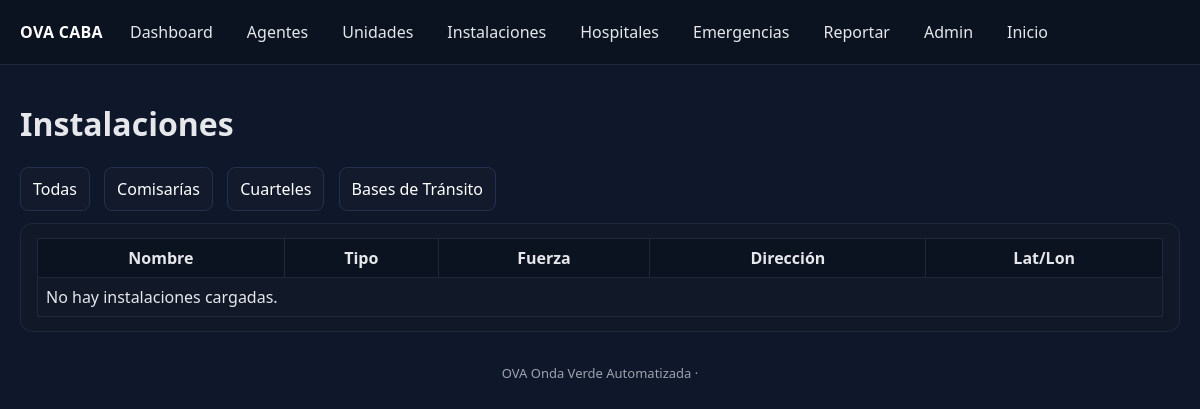
Page /instalaciones/?tipo=comisaria on the earlier database version.
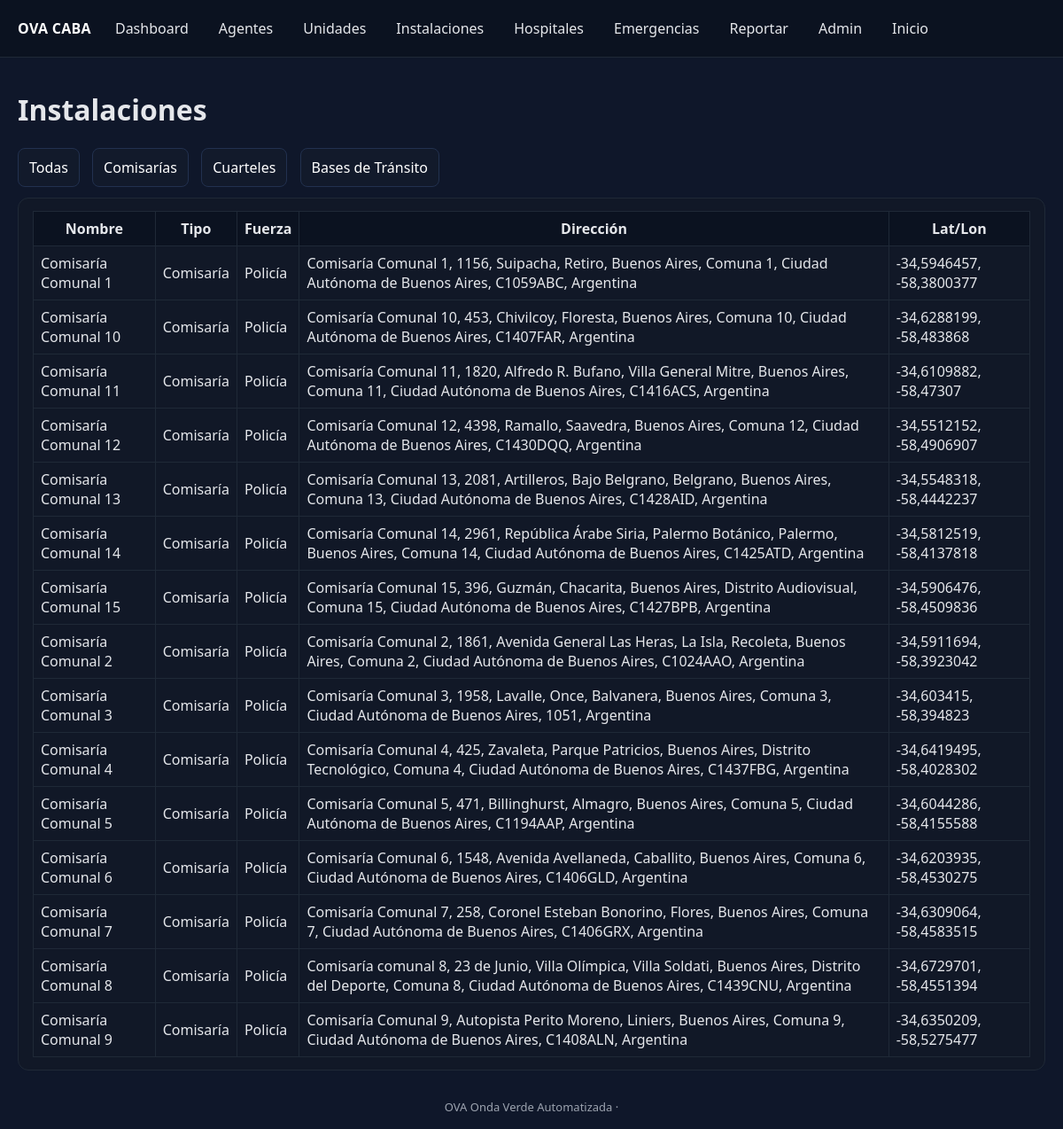
Same page on the later database version.
### core/models.py (models this page shows, shortened)
class Facility(models.Model):
    KIND_CHOICES = [
        ('comisaria', 'Comisaría'),
        ('cuartel', 'Cuartel de Bomberos'),
        ('base_transito', 'Base de Tránsito'),
    ]
    name = models.CharField(max_length=200, verbose_name='Nombre')
    kind = models.CharField(max_length=20, choices=KIND_CHOICES, verbose_name='Tipo')
    force = models.ForeignKey(Force, on_delete=models.SET_NULL, null=True, blank=True, verbose_name='Fuerza')
    address = models.CharField(max_length=255, verbose_name='Dirección', blank=True)
    lat = models.FloatField(null=True, blank=True, verbose_name='Latitud')
    lon = models.FloatField(null=True, blank=True, verbose_name='Longitud')
    created_at = models.DateTimeField(default=timezone.now, verbose_name='Creado en')
    class Meta:
        verbose_name = 'Instalación'
        verbose_name_plural = 'Instalaciones'

class Force(models.Model):
    name = models.CharField(max_length=100, unique=True, verbose_name='Nombre')  # e.g., 'Bomberos', 'SAME', 'Policía', 'Tránsito'
    contact_info = models.TextField(blank=True, verbose_name='Información de Contacto')
    created_at = models.DateTimeField(default=timezone.now, verbose_name='Creado en')
    class Meta:
        verbose_name = 'Fuerza'
        verbose_name_plural = 'Fuerzas'

### core/views.py (the view)
# urls.py: path('instalaciones/', facilities_list, name='facilities_list'),
def facilities_list(request):
    kind = request.GET.get('tipo')
    qs = Facility.objects.all().select_related('force').order_by('kind', 'name')
    if kind in ['comisaria', 'cuartel', 'base_transito']:
        qs = qs.filter(kind=kind)
    return render(request, 'core/facilities_list.html', {'facilities': qs, 'kind': kind})

### core/templates/core/facilities_list.html (shortened to what this page needs)
{% extends 'core/base.html' %}
{% block content %}
  <h1>Instalaciones</h1>
  <div class="filters" style="margin-bottom:12px;">
    <a class="btn" href="{% url 'facilities_list' %}">Todas</a>
    <a class="btn" href="{% url 'facilities_list' %}?tipo=comisaria">Comisarías</a>
    <a class="btn" href="{% url 'facilities_list' %}?tipo=cuartel">Cuarteles</a>
    <a class="btn" href="{% url 'facilities_list' %}?tipo=base_transito">Bases de Tránsito</a>
  </div>
  <div class="card"><div class="body">
  <table>
    <thead>
      <tr>
        <th>Nombre</th>
        <th>Tipo</th>
        <th>Fuerza</th>
        <th>Dirección</th>
        <th>Lat/Lon</th>
      </tr>
    </thead>
    <tbody>
      {% for f in facilities %}
      <tr>
        <td>{{ f.name }}</td>
        <td>{{ f.get_kind_display }}</td>
        <td>{% if f.force %}{{ f.force.name }}{% else %}-{% endif %}</td>
        <td>{{ f.address }}</td>
        <td>{% if f.lat and f.lon %}{{ f.lat }}, {{ f.lon }}{% else %}-{% endif %}</td>
      </tr>
      {% empty %}
      <tr><td colspan="5">No hay instalaciones cargadas.</td></tr>
      {% endfor %}
    </tbody>
  </table>
  </div></div>
{% endblock %}

Differences in the rows shown:
added Facility: name "Comisaría Comunal 1", kind "Comisaría", force.name "Policía", address "Comisaría Comunal 1, 1156, Suipacha, Retiro, Buenos Aires, Comuna 1, Ciudad Autónoma de Buenos Aires, C1059ABC, Argentina", lat "-34,5946457", lon "-58,3800377"
added Facility: name "Comisaría Comunal 10", kind "Comisaría", force.name "Policía", address "Comisaría Comunal 10, 453, Chivilcoy, Floresta, Buenos Aires, Comuna 10, Ciudad Autónoma de Buenos Aires, C1407FAR, Argentina", lat "-34,6288199", lon "-58,483868"
added Facility: name "Comisaría Comunal 11", kind "Comisaría", force.name "Policía", address "Comisaría Comunal 11, 1820, Alfredo R. Bufano, Villa General Mitre, Buenos Aires, Comuna 11, Ciudad Autónoma de Buenos Aires, C1416ACS, Argentina", lat "-34,6109882", lon "-58,47307"
added Facility: name "Comisaría Comunal 12", kind "Comisaría", force.name "Policía", address "Comisaría Comunal 12, 4398, Ramallo, Saavedra, Buenos Aires, Comuna 12, Ciudad Autónoma de Buenos Aires, C1430DQQ, Argentina", lat "-34,5512152", lon "-58,4906907"
added Facility: name "Comisaría Comunal 13", kind "Comisaría", force.name "Policía", address "Comisaría Comunal 13, 2081, Artilleros, Bajo Belgrano, Belgrano, Buenos Aires, Comuna 13, Ciudad Autónoma de Buenos Aires, C1428AID, Argentina", lat "-34,5548318", lon "-58,4442237"
added Facility: name "Comisaría Comunal 14", kind "Comisaría", force.name "Policía", address "Comisaría Comunal 14, 2961, República Árabe Siria, Palermo Botánico, Palermo, Buenos Aires, Comuna 14, Ciudad Autónoma de Buenos Aires, C1425ATD, Argentina", lat "-34,5812519", lon "-58,4137818"
added Facility: name "Comisaría Comunal 15", kind "Comisaría", force.name "Policía", address "Comisaría Comunal 15, 396, Guzmán, Chacarita, Buenos Aires, Distrito Audiovisual, Comuna 15, Ciudad Autónoma de Buenos Aires, C1427BPB, Argentina", lat "-34,5906476", lon "-58,4509836"
added Facility: name "Comisaría Comunal 2", kind "Comisaría", force.name "Policía", address "Comisaría Comunal 2, 1861, Avenida General Las Heras, La Isla, Recoleta, Buenos Aires, Comuna 2, Ciudad Autónoma de Buenos Aires, C1024AAO, Argentina", lat "-34,5911694", lon "-58,3923042"
added Facility: name "Comisaría Comunal 3", kind "Comisaría", force.name "Policía", address "Comisaría Comunal 3, 1958, Lavalle, Once, Balvanera, Buenos Aires, Comuna 3, Ciudad Autónoma de Buenos Aires, 1051, Argentina", lat "-34,603415", lon "-58,394823"
added Facility: name "Comisaría Comunal 4", kind "Comisaría", force.name "Policía", address "Comisaría Comunal 4, 425, Zavaleta, Parque Patricios, Buenos Aires, Distrito Tecnológico, Comuna 4, Ciudad Autónoma de Buenos Aires, C1437FBG, Argentina", lat "-34,6419495", lon "-58,4028302"
added Facility: name "Comisaría Comunal 5", kind "Comisaría", force.name "Policía", address "Comisaría Comunal 5, 471, Billinghurst, Almagro, Buenos Aires, Comuna 5, Ciudad Autónoma de Buenos Aires, C1194AAP, Argentina", lat "-34,6044286", lon "-58,4155588"
added Facility: name "Comisaría Comunal 6", kind "Comisaría", force.name "Policía", address "Comisaría Comunal 6, 1548, Avenida Avellaneda, Caballito, Buenos Aires, Comuna 6, Ciudad Autónoma de Buenos Aires, C1406GLD, Argentina", lat "-34,6203935", lon "-58,4530275"
added Facility: name "Comisaría Comunal 7", kind "Comisaría", force.name "Policía", address "Comisaría Comunal 7, 258, Coronel Esteban Bonorino, Flores, Buenos Aires, Comuna 7, Ciudad Autónoma de Buenos Aires, C1406GRX, Argentina", lat "-34,6309064", lon "-58,4583515"
added Facility: name "Comisaría Comunal 8", kind "Comisaría", force.name "Policía", address "Comisaría comunal 8, 23 de Junio, Villa Olímpica, Villa Soldati, Buenos Aires, Distrito del Deporte, Comuna 8, Ciudad Autónoma de Buenos Aires, C1439CNU, Argentina", lat "-34,6729701", lon "-58,4551394"
added Facility: name "Comisaría Comunal 9", kind "Comisaría", force.name "Policía", address "Comisaría Comunal 9, Autopista Perito Moreno, Liniers, Buenos Aires, Comuna 9, Ciudad Autónoma de Buenos Aires, C1408ALN, Argentina", lat "-34,6350209", lon "-58,5275477"
Other differences:
text no longer shown: "No hay instalaciones cargadas."
